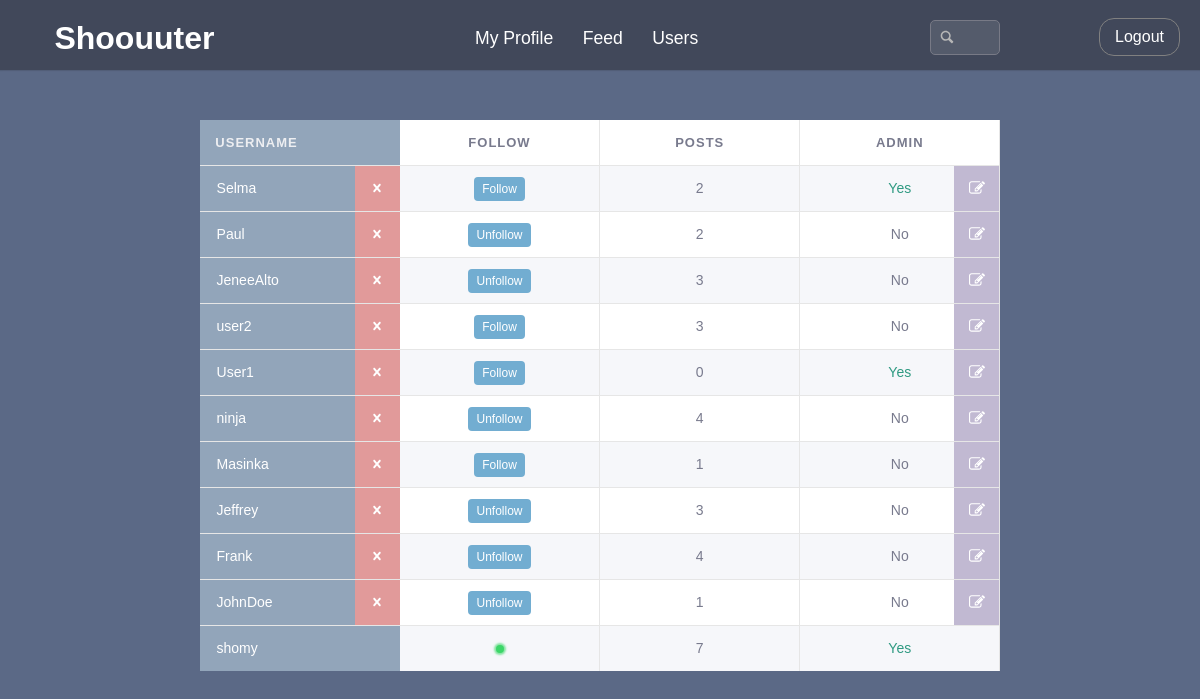
/users-copy.php (signed in), run on the app's committed database.
### tables this page shows
CREATE TABLE `users` (
  `id` int(11) NOT NULL AUTO_INCREMENT,
  `username` varchar(30) NOT NULL,
  `email` varchar(50) NOT NULL,
  `password` char(128) NOT NULL,
  `admin` int(11) DEFAULT NULL,
  `posts_count` int(11) NOT NULL,
  PRIMARY KEY (`id`)
);

### functions.php (called while the page is built, shortened)
<?php
function view($path, $data = null) {
	include 'views/layout.php';
}
?>

### users-copy.php (called while the page is built, shortened)
<?php
require 'shouter.php';
$users = DB\get('users', $conn, 40);
$temp = "";
$status = "Follow";
$following = DB\query("SELECT * FROM users inner join following where  users.id = following_id and user_id= :user_id",
	['user_id' => $_SESSION['user_id']],
	$conn);
view('users-copy', [
	'users' => $users,
	'following' => $following,
	'temp' => $temp,
	'status' =>$status
]);
?>

### db.php (called while the page is built, shortened)
<?php
function query($query, $bindings, $conn)
{
	$stmt = $conn->prepare($query);
	$stmt->execute($bindings);
	return ($stmt->rowCount() > 0)  ? $stmt : false;
}
function get($tableName, $conn, $limit = 10)
{
	try {
		$result = $conn->query("SELECT * FROM $tableName ORDER BY id DESC LIMIT $limit");
		return( $result->rowCount() > 0)
			? $result
			: false;
	} catch (Exception $e) {
		return false;
	}
}

### views/users-copy.view.php (the view, shortened to what this page needs)
<div id="users">
<?php if ($following): ?>
	<?php foreach ($following as $follower) {
	$followers[] = $follower['id'];
}?>
<?php else: $followers = [];?>
<?php endif ?>
<?php $length = count($followers);?>
<table>
	<tr>
	  <th id="left">Username</th>
	  <th>Follow</th>
	  <th>Posts</th>
	  <th>Admin</th>
	</tr>
	<?php foreach ($users as $user): ?>
		<tr>
			<td id="left"><a href="profile.php?id=<?=$user['id']; ?>"><?=$user['username']; ?></a>
			<?php if ($_SESSION['admin'] === 1 && $user['id'] != $_SESSION['user_id']): ?>
				<form id="remove-container" action="" method="POST">
					<button id="remove" name="remove"><img src="cross.svg" alt="remove"></button>
				</form>
			<?php endif ?></td>
				<?php if ($user['id'] != $_SESSION['user_id']): ?>
					<td><form action="" method="POST">
					<?php
					$counter=0;
					$status ="Follow";
					while ($counter < $length) {
						if ($user['id'] === $followers[$counter] ) {
							$status="Unfollow"; break;
						}
						$counter++;
					}
					?>
					<button id="follow" class="follow-table" name="follow"><?= $status; ?></button>
				</form>
				<?php else: echo "<td><div id='circle' class='circle-table'></div></td>";?>
				<?php endif ?></td>
				<td>
				<?php
					echo $user['posts_count'];
				?>
				</td>
				<td id="wide">
						<?php if ($user['admin'] != 0): ?>
							<?= "<span class='green'>Yes</span>" ?>
						<?php else: echo "<span>No</span>";?>
						<?php endif ?>
						<?php if ( ($_SESSION['admin'] === 1) && ($user['username'] != $_SESSION['username']) ): ?>
								<form id="change-admin" action="" method="POST">
								<button id="change" name="change"><img src="edit.svg" alt="edit"></button>
								</form>
						<?php endif ?>
				</td>
			</tr>
		<?php endforeach ?>
</table>
</div>

### views/layout.php (shortened to what this page needs)
<!DOCTYPE html>
<html>
<head>
	<link rel="stylesheet" href="css/style.css">
</head>
<body>
	<header role="banner">
		<a href="index.php"><h1>Shoouuter</h1></a>
		<?php if (isset($_SESSION["username"])): ?>
			<nav>
				<ul>
					<li><a href="user.php">My Profile</a></li>
					<li><a href="feed.php">Feed </a></li>
					<li><a href="users-copy.php">Users</a></li>
				</ul>
			</nav>
			<form id="search" action="search.php" method="POST">
				<input type="text" name="search-input" maxlength="20">
			</form>
			<a id="logout" href="logout.php">Logout</a>
		<?php endif ?>
	</header>
		<?php include($path); ?>
</body>
</html>

### css/style.css (style rules this page uses)
html, body, div, span, applet, object, iframe, h1, h2, h3, h4, h5, h6, p, blockquote, pre, a, abbr, acronym, address, big, cite, code, del, dfn, em, img, ins, kbd, q, s, samp, small, strike, strong, sub, sup, tt, var, b, u, i, center, dl, dt, dd, ol, ul, li, fieldset, form, label, legend, table, caption, tbody, tfoot, thead, tr, th, td, article, aside, canvas, details, embed, figure, figcaption, footer, header, hgroup, menu, nav, output, ruby, section, summary, time, mark, audio, video { margin: 0; padding: 0; border: 0; font-size: 100%; font: inherit; vertical-align: baseline; }
article, aside, details, figcaption, figure, footer, header, hgroup, menu, nav, section { display: block; }
body { line-height: 1; }
ol, ul { list-style: none; }
table { border-collapse: collapse; border-spacing: 0; }
html * { -webkit-font-smoothing: antialiased; -moz-osx-font-smoothing: grayscale; }
*, *:after, *:before { -webkit-box-sizing: border-box; -moz-box-sizing: border-box; box-sizing: border-box; }
body { font-size: 100%; font-family: "Ubuntu", sans-serif; color: #505260; background-color: #5B6986; }
a { color: #fff; }
li { list-style: none; }
header[role=banner] { position: relative; height: 70px; background: rgba(52, 54, 66, 0.65); color: #fff; box-shadow: 0 1px 1px rgba(0, 0, 0, 0.1); }
header[role=banner] h1 { display: block; float: left; font-weight: bold; font-size: 2em; padding: .7em; margin-left: 1em; }
header[role=banner] nav { display: block; width: 300px; margin: 0 auto; height: 70px; }
header[role=banner] nav a { text-decoration: none; font-size: 1.1em; font-weight: 400; }
header[role=banner] li { display: inline-block; margin-left: 25px; margin-top: 30px; }
header[role=banner]::after { content: ''; display: table; clear: both; }
form input, form textarea { padding: 8px 10px; border-radius: 5px; border-style: none; border: 1px solid #B1B1B1; }
form input, form button, form textarea { margin-top: 12px; }
a#logout { position: absolute; display: block; right: 20px; top: 18px; border: 1px solid grey; border-radius: 15px; padding: 10px 15px; text-decoration: none; }
#users { width: 960px; margin: 50px auto; border-radius: 5px; }
#users a { text-decoration: none; }
#users table { color: #787a8d; margin: 0 auto; font-family: Ubuntu, sans-serif; font-size: 14px; background: #fff; }
#users td,th { width: 200px; text-align: center; position: relative; }
#users td, th { border-right: 1px solid #E6E6E6; }
#users table tr, td, th { line-height: 45px; }
#users table tr { border-bottom: 1px solid #E6E6E6; height: 45px; }
#users table tr:last-child { border-bottom: none; }
#users table th { font-weight: bold; text-transform: uppercase; font-size: 13px; letter-spacing: 1px; }
#users table tr:nth-child(even) { background: #f6f7fa; }
#users td#left, th#left { border: none; background: rgb(146, 165, 186); text-align: left; padding-left: 1.2em; color: #edeef1; }
.follow-table { margin: 5px auto !important; background: #72ADD1; border-style: none; color: #fff; padding: 5px 8px; font-size: 12px; border-radius: 4px; }
div.circle-table { display: block; margin: 0 auto; width: 8px; height: 8px; border-radius: 50%; background: #3CD668; -moz-box-shadow: 0 0 2px 2px #84E4A0; -webkit-box-shadow: 0 0 2px 2px #84E4A0; box-shadow: 0 0 2px 2px #84E4A0; }
.green { color: #36AF58; }
form#remove-container { right: 0; top: 0; position: absolute; width: 45px; height: 45px; background: rgba(228, 115, 115, 0.84); }
button#remove { width: 100%; height: 100%; margin-top: 0; font-size: 11px; background: rgb(225, 154, 154); border-style: none; }
button#remove img { margin: auto; }
form#change-admin { right: 0; top: 0; position: absolute; width: 45px; height: 45px; }
button#change { color: #fff; width: 100%; height: 100%; margin-top: 0; font-size: 11px; background: rgb(193, 185, 210); border-style: none; text-shadow: 1px 1px 1px #BEBEBE; }
button#change img { margin-right: 0; }
form#search { position: absolute; right: 200px; top: 8px; }
form#search input { transition: all 0.2s ease; width: 70px; height: 35px; background-image: url(../search2.svg); background-position: 8px 8px; background-repeat: no-repeat; color: #DCDCDC; font-size: 18px; background-color: rgba(255, 255, 255, 0.1); box-shadow: none; outline: none; border: 1px solid #787A86; }
span.green { color: #2F9A82; }

### data on the page
users: username "Selma", id "Follow", posts_count "2", admin "Yes"
users: username "Paul", id "Unfollow", posts_count "2", admin "No"
users: username "JeneeAlto", id "Unfollow", posts_count "3", admin "No"
users: username "user2", id "Follow", posts_count "3", shows "No"
users: username "User1", id "Follow", posts_count "0", admin "Yes"
users: username "ninja", id "Unfollow", posts_count "4", admin "No"
users: username "Masinka", id "Follow", posts_count "1", admin "No"
users: username "Jeffrey", id "Unfollow", posts_count "3", admin "No"
users: username "Frank", id "Unfollow", posts_count "4", admin "No"
users: username "JohnDoe", id "Unfollow", posts_count "1", admin "No"
users: username "shomy", posts_count "7", admin "Yes"
